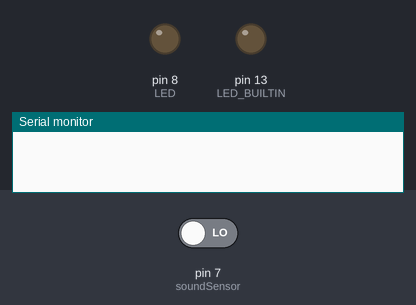
This sketch was run on a simulated Arduino Uno, built with avr-gcc and run on an emulated ATmega328P. Shown: output pins drawn as LEDs (lit = HIGH), the last lines printed to the serial monitor. The inputs (shaded band) are chosen by the test bench; at power-on: pin 7 (soundSensor) LOW.

Above: at 1.2 s.
1.3 s: pin 7 (soundSensor) driven HIGH
At 2.6 s:
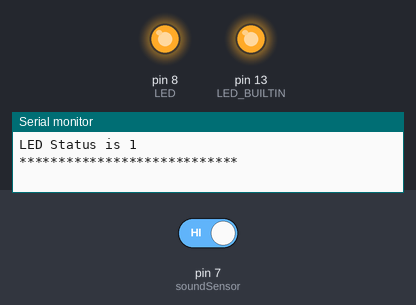
4.3 s: pin 7 (soundSensor) driven LOW
At 5.6 s:
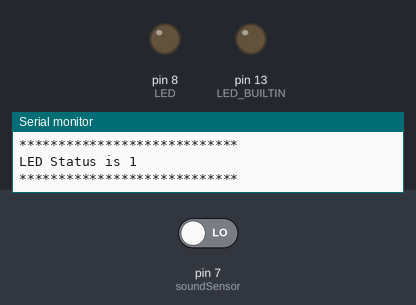
Timing chart, 0 to 7.3 s (numbered marks = the images above; inputs shaded):
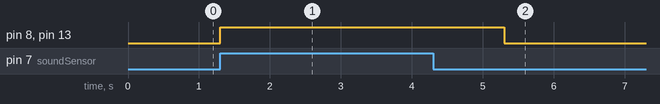

The sketch:

clap_sound.ino
```cpp
/* This project uses a sound sensor to light up the builtin LED at Pin 13 and
a external LED connected to Pin 8 of the Arduino Board.
On clapping, the LEDs will light up for about 2 seconds and then turn off.
View the serial monitor for LED status ie. high(1) or not.
*/

const int soundSensor=7;
boolean LEDStatus=false;
const int LED = 8;

void setup() {
 pinMode(soundSensor,INPUT);
 pinMode(LED_BUILTIN,OUTPUT);
 pinMode(LED,OUTPUT);
 Serial.begin(9600);
}

void loop() {

  int SensorData=digitalRead(soundSensor);
  digitalWrite(LED,LOW);
  digitalWrite(LED_BUILTIN,LOW);

  if(SensorData==1){
        if(LEDStatus==false){
        LEDStatus=true;
        digitalWrite(LED,HIGH);
        digitalWrite(LED_BUILTIN,HIGH);
        Serial.print("LED Status is ");
        Serial.println(LEDStatus);
        Serial.println("****************************");
        delay(2000);
    }
    else{
        LEDStatus=false;
        digitalWrite(LED,LOW);
        digitalWrite(LED_BUILTIN,LOW);
    }
  }
}
```

Measured:
- after the input at 1.3 s, pin 8 (LED), pin 13 (LED_BUILTIN): LOW → HIGH at once
- after the input at 4.3 s, pin 8 (LED), pin 13 (LED_BUILTIN): HIGH → LOW after 1.0 s
